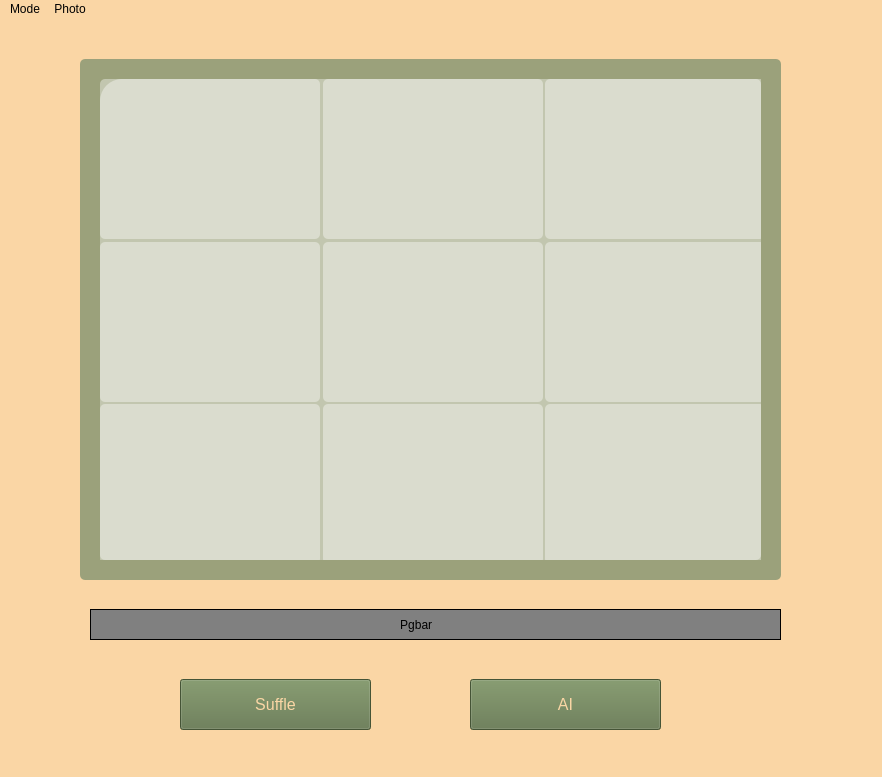
<?xml version="1.0" encoding="UTF-8"?>
<ui version="4.0">
 <class>MainWindow</class>
 <widget class="QMainWindow" name="MainWindow">
  <property name="geometry">
   <rect>
    <x>0</x>
    <y>0</y>
    <width>882</width>
    <height>777</height>
   </rect>
  </property>
  <property name="windowTitle">
   <string>MainWindow</string>
  </property>
  <property name="styleSheet">
   <string notr="true">background-color : rgb(250, 214, 165)
</string>
  </property>
  <widget class="QWidget" name="centralwidget">
   <widget class="QPushButton" name="suffleBtn">
    <property name="geometry">
     <rect>
      <x>180</x>
      <y>660</y>
      <width>191</width>
      <height>51</height>
     </rect>
    </property>
    <property name="styleSheet">
     <string notr="true">background-color : rgb(97, 118, 75);
font: 700 14pt &quot;Nanum Gothic&quot;;
color : rgb(250, 214, 165);
font-size : 16px;
</string>
    </property>
    <property name="text">
     <string>Suffle</string>
    </property>
   </widget>
   <widget class="QPushButton" name="AiBtn">
    <property name="geometry">
     <rect>
      <x>470</x>
      <y>660</y>
      <width>191</width>
      <height>51</height>
     </rect>
    </property>
    <property name="styleSheet">
     <string notr="true">background-color : rgb(97, 118, 75);
font: 700 14pt &quot;Nanum Gothic&quot;;
color : rgb(250, 214, 165);
font-size : 16px;
</string>
    </property>
    <property name="text">
     <string>AI</string>
    </property>
   </widget>
   <widget class="QWidget" name="widget" native="true">
    <property name="geometry">
     <rect>
      <x>80</x>
      <y>40</y>
      <width>701</width>
      <height>521</height>
     </rect>
    </property>
    <property name="styleSheet">
     <string notr="true">background-color : rgb(155, 161, 123);
border-radius : 5px;
</string>
    </property>
    <widget class="QLabel" name="base">
     <property name="geometry">
      <rect>
       <x>20</x>
       <y>20</y>
       <width>661</width>
       <height>481</height>
      </rect>
     </property>
     <property name="minimumSize">
      <size>
       <width>661</width>
       <height>481</height>
      </size>
     </property>
     <property name="mouseTracking">
      <bool>false</bool>
     </property>
     <property name="tabletTracking">
      <bool>false</bool>
     </property>
     <property name="acceptDrops">
      <bool>false</bool>
     </property>
     <property name="autoFillBackground">
      <bool>false</bool>
     </property>
     <property name="styleSheet">
      <string notr="true">border-image: url(/Users/parkjunha/Desktop/Project/N-Puzzle/image/corgi.jpg);
border-radius : 10px; 
opacity : 0.2;
</string>
     </property>
     <property name="text">
      <string/>
     </property>
     <property name="pixmap">
      <pixmap>:/cropImg/cropImg/corgi.jpg</pixmap>
     </property>
     <property name="scaledContents">
      <bool>true</bool>
     </property>
     <property name="wordWrap">
      <bool>false</bool>
     </property>
     <property name="openExternalLinks">
      <bool>false</bool>
     </property>
    </widget>
    <widget class="QWidget" name="widget_2" native="true">
     <property name="geometry">
      <rect>
       <x>20</x>
       <y>20</y>
       <width>661</width>
       <height>481</height>
      </rect>
     </property>
     <property name="minimumSize">
      <size>
       <width>661</width>
       <height>481</height>
      </size>
     </property>
     <property name="styleSheet">
      <string notr="true">background-color : rgba(255, 255, 255, 100);</string>
     </property>
     <layout class="QGridLayout" name="gridLayout">
      <item row="2" column="2">
       <widget class="QPushButton" name="puzzle_9">
        <property name="minimumSize">
         <size>
          <width>220</width>
          <height>160</height>
         </size>
        </property>
        <property name="cursor">
         <cursorShape>PointingHandCursor</cursorShape>
        </property>
        <property name="styleSheet">
         <string notr="true">border-image: url(:/image/cropImg/corgi/corgi_2_2.jpg);</string>
        </property>
        <property name="text">
         <string/>
        </property>
       </widget>
      </item>
      <item row="2" column="1">
       <widget class="QPushButton" name="puzzle_8">
        <property name="minimumSize">
         <size>
          <width>220</width>
          <height>160</height>
         </size>
        </property>
        <property name="cursor">
         <cursorShape>PointingHandCursor</cursorShape>
        </property>
        <property name="styleSheet">
         <string notr="true">border-image: url(:/image/cropImg/corgi/corgi_2_1.jpg);</string>
        </property>
        <property name="text">
         <string/>
        </property>
       </widget>
      </item>
      <item row="2" column="0">
       <widget class="QPushButton" name="puzzle_7">
        <property name="minimumSize">
         <size>
          <width>220</width>
          <height>160</height>
         </size>
        </property>
        <property name="cursor">
         <cursorShape>PointingHandCursor</cursorShape>
        </property>
        <property name="styleSheet">
         <string notr="true">border-image: url(:/image/cropImg/corgi/corgi_2_0.jpg);</string>
        </property>
        <property name="text">
         <string/>
        </property>
       </widget>
      </item>
      <item row="1" column="2">
       <widget class="QPushButton" name="puzzle_6">
        <property name="minimumSize">
         <size>
          <width>220</width>
          <height>160</height>
         </size>
        </property>
        <property name="cursor">
         <cursorShape>PointingHandCursor</cursorShape>
        </property>
        <property name="styleSheet">
         <string notr="true">border-image: url(:/image/cropImg/corgi/corgi_1_2.jpg);</string>
        </property>
        <property name="text">
         <string/>
        </property>
       </widget>
      </item>
      <item row="1" column="1">
       <widget class="QPushButton" name="puzzle_5">
        <property name="minimumSize">
         <size>
          <width>220</width>
          <height>160</height>
         </size>
        </property>
        <property name="cursor">
         <cursorShape>PointingHandCursor</cursorShape>
        </property>
        <property name="styleSheet">
         <string notr="true">border-image: url(:/image/cropImg/corgi/corgi_1_1.jpg);</string>
        </property>
        <property name="text">
         <string/>
        </property>
       </widget>
      </item>
      <item row="1" column="0">
       <widget class="QPushButton" name="puzzle_4">
        <property name="minimumSize">
         <size>
          <width>220</width>
          <height>160</height>
         </size>
        </property>
        <property name="cursor">
         <cursorShape>PointingHandCursor</cursorShape>
        </property>
        <property name="styleSheet">
         <string notr="true">border-image: url(:/image/cropImg/corgi/corgi_1_0.jpg);</string>
        </property>
        <property name="text">
         <string/>
        </property>
       </widget>
      </item>
      <item row="0" column="2">
       <widget class="QPushButton" name="puzzle_3">
        <property name="minimumSize">
         <size>
          <width>220</width>
          <height>160</height>
         </size>
        </property>
        <property name="cursor">
         <cursorShape>PointingHandCursor</cursorShape>
        </property>
        <property name="styleSheet">
         <string notr="true">border-image: url(:/image/cropImg/corgi/corgi_0_2.jpg);
</string>
        </property>
        <property name="text">
         <string/>
        </property>
       </widget>
      </item>
      <item row="0" column="1">
       <widget class="QPushButton" name="puzzle_2">
        <property name="minimumSize">
         <size>
          <width>220</width>
          <height>160</height>
         </size>
        </property>
        <property name="cursor">
         <cursorShape>PointingHandCursor</cursorShape>
        </property>
        <property name="styleSheet">
         <string notr="true">border-image: url(:/image/cropImg/corgi/corgi_0_1.jpg);</string>
        </property>
        <property name="text">
         <string/>
        </property>
       </widget>
      </item>
      <item row="0" column="0">
       <widget class="QPushButton" name="puzzle_1">
        <property name="minimumSize">
         <size>
          <width>220</width>
          <height>160</height>
         </size>
        </property>
        <property name="cursor">
         <cursorShape>PointingHandCursor</cursorShape>
        </property>
        <property name="styleSheet">
         <string notr="true">border-image: url(:/image/cropImg/corgi/corgi_0_0.jpg);
border-top-left-radius: 22px;</string>
        </property>
        <property name="text">
         <string/>
        </property>
       </widget>
      </item>
     </layout>
    </widget>
   </widget>
   <widget class="QLabel" name="Pgbar">
    <property name="geometry">
     <rect>
      <x>90</x>
      <y>590</y>
      <width>691</width>
      <height>31</height>
     </rect>
    </property>
    <property name="styleSheet">
     <string notr="true">background-color : rgb(128, 128, 128);
border: 1px solid black;
border-radius: 40px;</string>
    </property>
    <property name="text">
     <string>                                                                                            Pgbar</string>
    </property>
   </widget>
  </widget>
  <widget class="QMenuBar" name="menubar">
   <property name="geometry">
    <rect>
     <x>0</x>
     <y>0</y>
     <width>882</width>
     <height>24</height>
    </rect>
   </property>
   <widget class="QMenu" name="menuMode">
    <property name="title">
     <string>Mode</string>
    </property>
    <addaction name="action8_Puzzle"/>
    <addaction name="action16_Puzzle"/>
    <addaction name="action24_Puzzle"/>
   </widget>
   <widget class="QMenu" name="menuPhoto">
    <property name="title">
     <string>Photo</string>
    </property>
    <addaction name="actionCorgi"/>
    <addaction name="actionCat"/>
    <addaction name="actionMan"/>
   </widget>
   <addaction name="menuMode"/>
   <addaction name="menuPhoto"/>
  </widget>
  <widget class="QStatusBar" name="statusbar"/>
  <action name="action8_Puzzle">
   <property name="text">
    <string>8-Puzzle</string>
   </property>
  </action>
  <action name="action16_Puzzle">
   <property name="text">
    <string>16-Puzzle</string>
   </property>
  </action>
  <action name="action24_Puzzle">
   <property name="text">
    <string>24-Puzzle</string>
   </property>
  </action>
  <action name="actionCorgi">
   <property name="text">
    <string>Corgi</string>
   </property>
  </action>
  <action name="actionCat">
   <property name="text">
    <string>Cat</string>
   </property>
  </action>
  <action name="actionMan">
   <property name="text">
    <string>Man</string>
   </property>
  </action>
 </widget>
 <resources/>
 <connections>
  <connection>
   <sender>puzzle_1</sender>
   <signal>pressed()</signal>
   <receiver>MainWindow</receiver>
   <slot>movePuzzle()</slot>
   <hints>
    <hint type="sourcelabel">
     <x>172</x>
     <y>145</y>
    </hint>
    <hint type="destinationlabel">
     <x>38</x>
     <y>144</y>
    </hint>
   </hints>
  </connection>
  <connection>
   <sender>puzzle_4</sender>
   <signal>pressed()</signal>
   <receiver>MainWindow</receiver>
   <slot>movePuzzle()</slot>
   <hints>
    <hint type="sourcelabel">
     <x>167</x>
     <y>321</y>
    </hint>
    <hint type="destinationlabel">
     <x>30</x>
     <y>321</y>
    </hint>
   </hints>
  </connection>
  <connection>
   <sender>puzzle_7</sender>
   <signal>pressed()</signal>
   <receiver>MainWindow</receiver>
   <slot>movePuzzle()</slot>
   <hints>
    <hint type="sourcelabel">
     <x>174</x>
     <y>487</y>
    </hint>
    <hint type="destinationlabel">
     <x>16</x>
     <y>480</y>
    </hint>
   </hints>
  </connection>
  <connection>
   <sender>puzzle_2</sender>
   <signal>pressed()</signal>
   <receiver>MainWindow</receiver>
   <slot>movePuzzle()</slot>
   <hints>
    <hint type="sourcelabel">
     <x>447</x>
     <y>148</y>
    </hint>
    <hint type="destinationlabel">
     <x>445</x>
     <y>38</y>
    </hint>
   </hints>
  </connection>
  <connection>
   <sender>puzzle_3</sender>
   <signal>pressed()</signal>
   <receiver>MainWindow</receiver>
   <slot>movePuzzle()</slot>
   <hints>
    <hint type="sourcelabel">
     <x>681</x>
     <y>154</y>
    </hint>
    <hint type="destinationlabel">
     <x>675</x>
     <y>41</y>
    </hint>
   </hints>
  </connection>
  <connection>
   <sender>puzzle_6</sender>
   <signal>pressed()</signal>
   <receiver>MainWindow</receiver>
   <slot>movePuzzle()</slot>
   <hints>
    <hint type="sourcelabel">
     <x>662</x>
     <y>323</y>
    </hint>
    <hint type="destinationlabel">
     <x>838</x>
     <y>335</y>
    </hint>
   </hints>
  </connection>
  <connection>
   <sender>puzzle_9</sender>
   <signal>pressed()</signal>
   <receiver>MainWindow</receiver>
   <slot>movePuzzle()</slot>
   <hints>
    <hint type="sourcelabel">
     <x>669</x>
     <y>493</y>
    </hint>
    <hint type="destinationlabel">
     <x>843</x>
     <y>508</y>
    </hint>
   </hints>
  </connection>
  <connection>
   <sender>puzzle_5</sender>
   <signal>pressed()</signal>
   <receiver>MainWindow</receiver>
   <slot>movePuzzle()</slot>
   <hints>
    <hint type="sourcelabel">
     <x>452</x>
     <y>341</y>
    </hint>
    <hint type="destinationlabel">
     <x>376</x>
     <y>600</y>
    </hint>
   </hints>
  </connection>
  <connection>
   <sender>puzzle_8</sender>
   <signal>pressed()</signal>
   <receiver>MainWindow</receiver>
   <slot>movePuzzle()</slot>
   <hints>
    <hint type="sourcelabel">
     <x>493</x>
     <y>509</y>
    </hint>
    <hint type="destinationlabel">
     <x>518</x>
     <y>600</y>
    </hint>
   </hints>
  </connection>
  <connection>
   <sender>suffleBtn</sender>
   <signal>pressed()</signal>
   <receiver>MainWindow</receiver>
   <slot>shuffle()</slot>
   <hints>
    <hint type="sourcelabel">
     <x>218</x>
     <y>704</y>
    </hint>
    <hint type="destinationlabel">
     <x>94</x>
     <y>702</y>
    </hint>
   </hints>
  </connection>
 </connections>
 <slots>
  <slot>movePuzzle()</slot>
  <slot>slot2()</slot>
  <slot>shuffle()</slot>
  <slot>slot3()</slot>
 </slots>
</ui>
